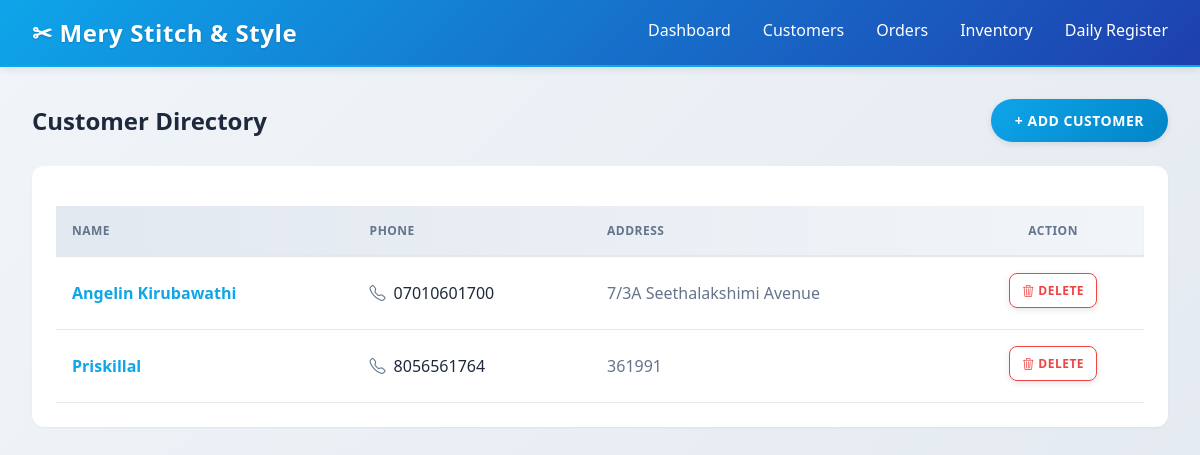
The page /customers on the database as committed earlier.
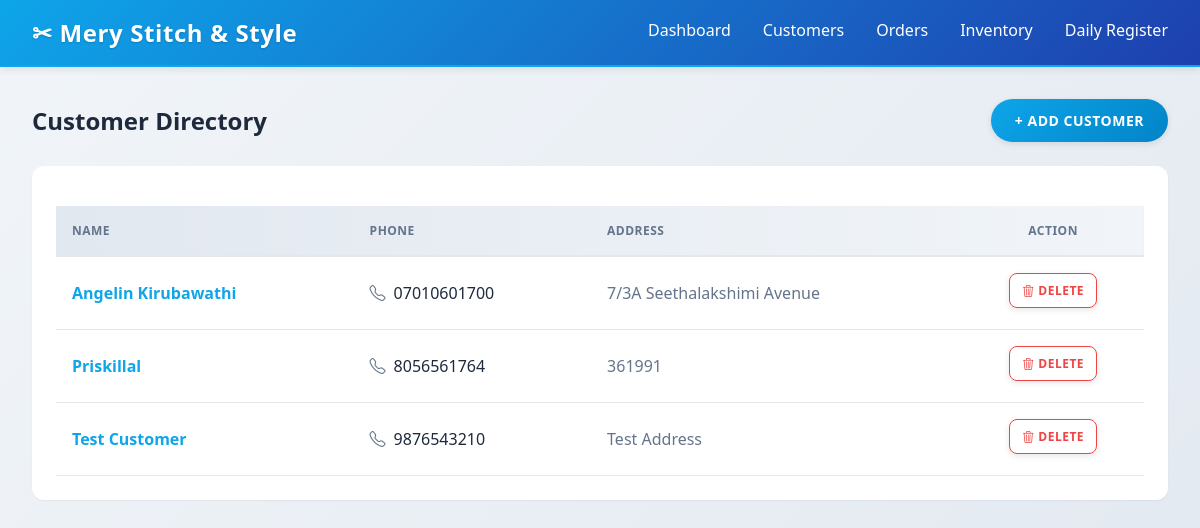
The same page on the database as committed later.
### tables this page shows
CREATE TABLE customers (id INTEGER PRIMARY KEY, name TEXT, phone TEXT, address TEXT, created_at TIMESTAMP DEFAULT CURRENT_TIMESTAMP);

### app.py (the view)
@app.route("/customers")
def list_customers():
    db = get_db()
    cur = db.cursor()
    execute_query(cur, "SELECT * FROM customers ORDER BY name")
    customers = fetchall_dict(cur)
    db.close()
    return render_template("customers.html", customers=customers)

### app.py (called while the page is built)
def execute_query(cur, sql, params=None):
    if params:
        cur.execute(convert_sql(sql), params)
    else:
        cur.execute(sql)
    return cur

def fetchall_dict(cur):
    rows = cur.fetchall()
    if USE_SQLITE:
        return [dict(row) for row in rows]
    return rows

def get_db():
    try:
        if USE_SQLITE:
            conn = sqlite3.connect(DB_PATH)
            conn.row_factory = sqlite3.Row
            return conn
        else:
            conn = psycopg.connect(DATABASE_URL, row_factory=dict_row, connect_timeout=5)
            return conn
    except Exception as e:
        print(f"[ERROR] Database Error: {e}")  # Debug output
        app.logger.exception("Failed to connect to the database")
        abort(503, description=f"Database connection failed: {str(e)}")

### templates/customers.html
{% extends "layout.html" %}
{% block content %}
<div class="d-flex justify-content-between align-items-center mb-4">
    <h2 class="fw-bold">Customer Directory</h2>
    <a href="/customers/new" class="btn btn-primary rounded-pill px-4">+ Add Customer</a>
</div>
<div class="card border-0 shadow-sm p-4">
    <div class="table-responsive">
        <table>
            <thead>
                <tr>
                    <th>Name</th>
                    <th>Phone</th>
                    <th>Address</th>
                    <th class="text-center">Action</th>
                </tr>
            </thead>
            <tbody>
                {% if customers %}
                    {% for c in customers %}
                    <tr>
                        <td class="fw-bold text-primary"><a href="/customer/{{ c.id }}" style="text-decoration: none; color: var(--primary);">{{ c.name }}</a></td>
                        <td><i class="bi bi-telephone text-muted me-2"></i>{{ c.phone }}</td>
                        <td class="text-muted">{{ c.address }}</td>
                        <td class="text-center">
                            <a href="/delete/customers/{{ c.id }}" class="btn btn-sm btn-outline-danger" onclick="return confirm('Delete this customer? All orders will be deleted.')">
                                <i class="bi bi-trash3"></i> Delete
                            </a>
                        </td>
                    </tr>
                    {% endfor %}
                {% else %}
                <tr>
                    <td colspan="4" class="text-center text-muted py-3">No customers found. <a href="/customers/new">Add your first customer</a></td>
                </tr>
                {% endif %}
            </tbody>
        </table>
    </div>
</div>
{% endblock %}

Rows that differ between the two databases and show on the page:
added customers: name "Test Customer", phone "9876543210", address "Test Address"
